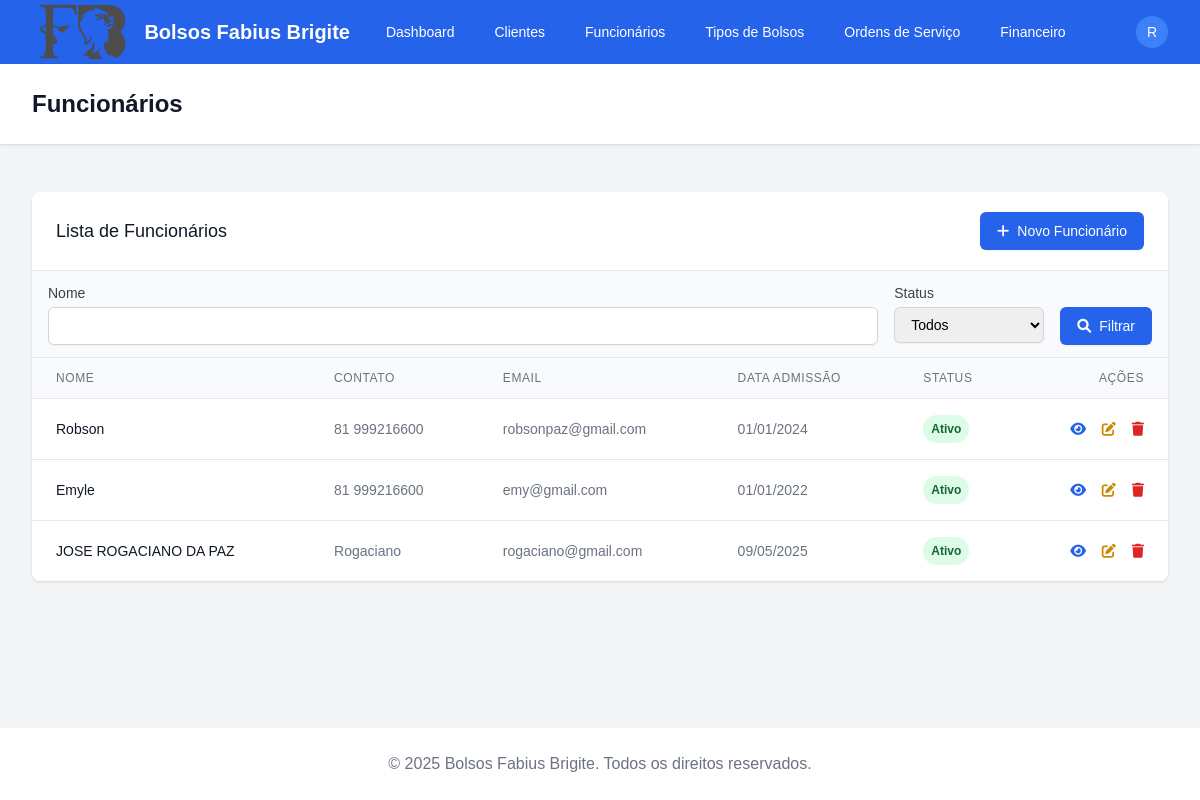
/funcionarios/ (signed in), run on the app's committed database.
### apps/funcionarios/models.py (models this page shows, shortened)
class Funcionario(models.Model):
    nome = models.CharField(max_length=100)
    contato = models.CharField(max_length=20)
    email = models.EmailField(blank=True, null=True)
    data_admissao = models.DateField()
    ativo = models.BooleanField(default=True)

### apps/funcionarios/views.py (the view)
# urls.py: path('', views.FuncionarioListView.as_view(), name='list'),
class FuncionarioListView(LoginRequiredMixin, ListView):
    model = Funcionario
    template_name = 'funcionarios/funcionario_list.html'
    context_object_name = 'funcionarios'
    def get_queryset(self):
        queryset = super().get_queryset()
        nome = self.request.GET.get('nome')
        ativo = self.request.GET.get('ativo')
        if nome:
            queryset = queryset.filter(nome__icontains=nome)
        if ativo in ['0', '1']:
            queryset = queryset.filter(ativo=bool(int(ativo)))
        return queryset

### templates/funcionarios/funcionario_list.html (shortened to what this page needs)
{% extends 'base.html' %}
{% block header %}Funcionários{% endblock %}
{% block content %}
<div class="bg-white shadow overflow-hidden sm:rounded-lg">
  <div class="px-4 py-5 sm:px-6 flex justify-between items-center">
    <h2 class="text-lg leading-6 font-medium text-gray-900">Lista de Funcionários</h2>
    <a href="{% url 'funcionarios:add' %}" class="inline-flex items-center px-4 py-2 border border-transparent text-sm font-medium rounded-md shadow-sm text-white bg-blue-600 hover:bg-blue-700 focus:outline-none focus:ring-2 focus:ring-offset-2 focus:ring-blue-500">
      <i class="fas fa-plus mr-2"></i> Novo Funcionário
    </a>
  </div>
  <div class="px-4 py-3 bg-gray-50 border-t border-b border-gray-200">
    <form method="get" class="flex flex-wrap gap-4">
      <div class="flex-1 min-w-[200px]">
        <label for="nome" class="block text-sm font-medium text-gray-700">Nome</label>
        <input type="text" name="nome" id="nome" value="{{ request.GET.nome|default:'' }}" class="mt-1 block w-full border border-gray-300 rounded-md shadow-sm py-2 px-3 focus:outline-none focus:ring-blue-500 focus:border-blue-500 sm:text-sm">
      </div>
      <div class="w-[150px]">
        <label for="ativo" class="block text-sm font-medium text-gray-700">Status</label>
        <select name="ativo" id="ativo" class="mt-1 block w-full border border-gray-300 rounded-md shadow-sm py-2 px-3 focus:outline-none focus:ring-blue-500 focus:border-blue-500 sm:text-sm">
          <option value="">Todos</option>
        </select>
      </div>
      <div class="flex items-end">
        <button type="submit" class="inline-flex items-center px-4 py-2 border border-transparent text-sm font-medium rounded-md shadow-sm text-white bg-blue-600 hover:bg-blue-700 focus:outline-none focus:ring-2 focus:ring-offset-2 focus:ring-blue-500">
          <i class="fas fa-search mr-2"></i> Filtrar
        </button>
      </div>
    </form>
  </div>
  <div class="overflow-x-auto">
    <table class="min-w-full divide-y divide-gray-200">
      <thead class="bg-gray-50">
        <tr>
          <th scope="col" class="px-6 py-3 text-left text-xs font-medium text-gray-500 uppercase tracking-wider">Nome</th>
          <th scope="col" class="px-6 py-3 text-left text-xs font-medium text-gray-500 uppercase tracking-wider">Contato</th>
          <th scope="col" class="px-6 py-3 text-left text-xs font-medium text-gray-500 uppercase tracking-wider">Email</th>
          <th scope="col" class="px-6 py-3 text-left text-xs font-medium text-gray-500 uppercase tracking-wider">Data Admissão</th>
          <th scope="col" class="px-6 py-3 text-left text-xs font-medium text-gray-500 uppercase tracking-wider">Status</th>
          <th scope="col" class="px-6 py-3 text-right text-xs font-medium text-gray-500 uppercase tracking-wider">Ações</th>
        </tr>
      </thead>
      <tbody class="bg-white divide-y divide-gray-200">
        {% for funcionario in funcionarios %}
          <tr>
            <td class="px-6 py-4 whitespace-nowrap">
              <div class="text-sm font-medium text-gray-900">{{ funcionario.nome }}</div>
            </td>
            <td class="px-6 py-4 whitespace-nowrap">
              <div class="text-sm text-gray-500">{{ funcionario.contato }}</div>
            </td>
            <td class="px-6 py-4 whitespace-nowrap">
              <div class="text-sm text-gray-500">{{ funcionario.email|default:"-" }}</div>
            </td>
            <td class="px-6 py-4 whitespace-nowrap">
              <div class="text-sm text-gray-500">{{ funcionario.data_admissao|date:"d/m/Y" }}</div>
            </td>
            <td class="px-6 py-4 whitespace-nowrap">
              <span class="px-2 py-1 inline-flex text-xs leading-5 font-semibold rounded-full {% if funcionario.ativo %}bg-green-100 text-green-800{% else %}bg-red-100 text-red-800{% endif %}">
                {{ funcionario.ativo|yesno:"Ativo,Inativo" }}
              </span>
            </td>
            <td class="px-6 py-4 whitespace-nowrap text-right text-sm font-medium">
              <a href="{% url 'funcionarios:detail' funcionario.id %}" class="text-blue-600 hover:text-blue-900 mr-3">
                <i class="fas fa-eye"></i>
              </a>
              <a href="{% url 'funcionarios:edit' funcionario.id %}" class="text-yellow-600 hover:text-yellow-900 mr-3">
                <i class="fas fa-edit"></i>
              </a>
              <a href="{% url 'funcionarios:delete' funcionario.id %}" class="text-red-600 hover:text-red-900">
                <i class="fas fa-trash"></i>
              </a>
            </td>
          </tr>
        {% empty %}
          <tr>
            <td colspan="6" class="px-6 py-4 text-center text-sm text-gray-500">
              Nenhum funcionário encontrado.
            </td>
          </tr>
        {% endfor %}
      </tbody>
    </table>
  </div>
</div>
{% endblock %}

### templates/base.html (shortened to what this page needs)
<!DOCTYPE html>
{% load static %}
<html lang="pt-br">
<head>
  <script src="https://cdn.tailwindcss.com"></script>
  <link rel="stylesheet" href="https://cdnjs.cloudflare.com/ajax/libs/font-awesome/6.0.0/css/all.min.css" />
  <link rel="stylesheet" href="{% static 'css/custom.css' %}" />
</head>
<body class="bg-gray-100 min-h-screen">
  <div class="flex flex-col min-h-screen">
    <nav class="bg-blue-600 text-white shadow-md">
      <div class="max-w-7xl mx-auto px-4 sm:px-6 lg:px-8">
        <div class="flex justify-between h-16 py-0.5">
          <div class="flex">
            <div class="flex-shrink-0 flex items-center">
              <img src="{% get_media_prefix %}FabiusBrigiteLogo.png" alt="Logo" class="h-16 w-auto mr-3">
              <span class="text-xl font-bold">Bolsos Fabius Brigite</span>
            </div>
            <div class="hidden md:ml-6 md:flex md:items-center md:space-x-4 md:self-center">
              <a href="{% url 'dashboard:index' %}" class="px-3 py-2 rounded-md text-sm font-medium hover:bg-blue-700">Dashboard</a>
              <a href="{% url 'clientes:list' %}" class="px-3 py-2 rounded-md text-sm font-medium hover:bg-blue-700">Clientes</a>
              <a href="{% url 'funcionarios:list' %}" class="px-3 py-2 rounded-md text-sm font-medium hover:bg-blue-700">Funcionários</a>
              <a href="{% url 'catalogo:list' %}" class="px-3 py-2 rounded-md text-sm font-medium hover:bg-blue-700">Tipos de Bolsos</a>
              <a href="{% url 'ordens_servico:list' %}" class="px-3 py-2 rounded-md text-sm font-medium hover:bg-blue-700">Ordens de Serviço</a>
              <a href="{% url 'financeiro:list' %}" class="px-3 py-2 rounded-md text-sm font-medium hover:bg-blue-700">Financeiro</a>
            </div>
          </div>
          <div class="flex items-center self-center">
            <div class="ml-3 relative" x-data="{ isOpen: false }">
              <div>
                <button @click="isOpen = !isOpen" class="flex text-sm rounded-full focus:outline-none focus:ring-2 focus:ring-offset-2 focus:ring-offset-blue-600 focus:ring-white">
                  <span class="inline-flex items-center justify-center h-8 w-8 rounded-full bg-blue-500">
                    <span class="text-sm font-medium leading-none text-white">
                      {% if user.is_authenticated %}
                        {{ user.username|first|upper }}
                      {% else %}
                        ?
                      {% endif %}
                    </span>
                  </span>
                </button>
              </div>
            </div>
          </div>
        </div>
      </div>
    </nav>
    <header class="bg-white shadow">
      <div class="max-w-7xl mx-auto py-6 px-4 sm:px-6 lg:px-8">
        <h1 class="text-2xl font-bold text-gray-900">
          {% block header %}{% endblock %}
        </h1>
      </div>
    </header>
    <main class="flex-grow">
      <div class="max-w-7xl mx-auto py-6 sm:px-6 lg:px-8">
        <div class="px-4 py-6 sm:px-0">
          {% block content %}{% endblock %}
        </div>
      </div>
    </main>
    <footer class="bg-white">
      <div class="max-w-7xl mx-auto py-6 px-4 overflow-hidden sm:px-6 lg:px-8">
        <p class="text-center text-gray-500">
          &copy; {% now "Y" %} Bolsos Fabius Brigite. Todos os direitos reservados.
        </p>
      </div>
    </footer>
  </div>
</body>
</html>

### static/css/custom.css (style rules this page uses)
body { font-family: 'Arial', sans-serif; background-color: #f8f9fa; }

### data on the page
Funcionario: nome "Robson", contato "81 999216600", email "robsonpaz@gmail.com", data_admissao "01/01/2024", ativo "Ativo"
Funcionario: nome "Emyle", contato "81 999216600", email "emy@gmail.com", data_admissao "01/01/2022", ativo "Ativo"
Funcionario: nome "JOSE ROGACIANO DA PAZ", contato "Rogaciano", email "rogaciano@gmail.com", data_admissao "09/05/2025", ativo "Ativo"

### other printed values
{{ user.username|first|upper }} "R"
